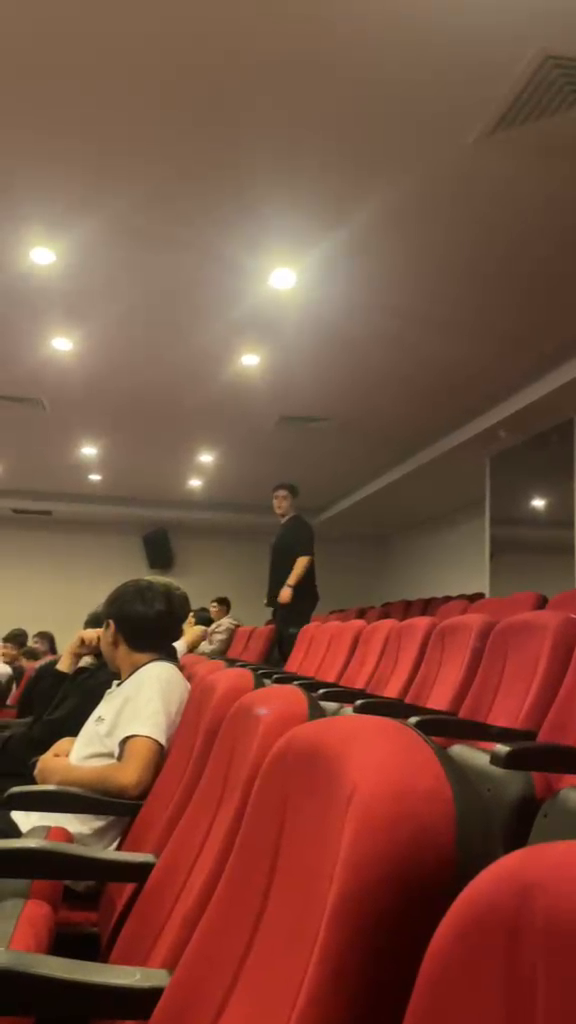
#> input picture frame 76 of opencv/videolar/siir.mp4, 576 x 1024 px, given in place of yimek.mp4, which was not available
$ python lesson3.py
#> lines starting #> are read from the running program, lines starting #| are printed output that depends on the picture
import cv2
import numpy as np

cap = cv2.VideoCapture("videolar/yimek.mp4")

while(cap.isOpened()):
    ret, frame = cap.read()
#> frame is the input picture: shape (1024, 576, 3); mean B, G, R 61.2, 78.2, 122.3
    grey = cv2.cvtColor(frame, cv2.COLOR_BGR2GRAY)
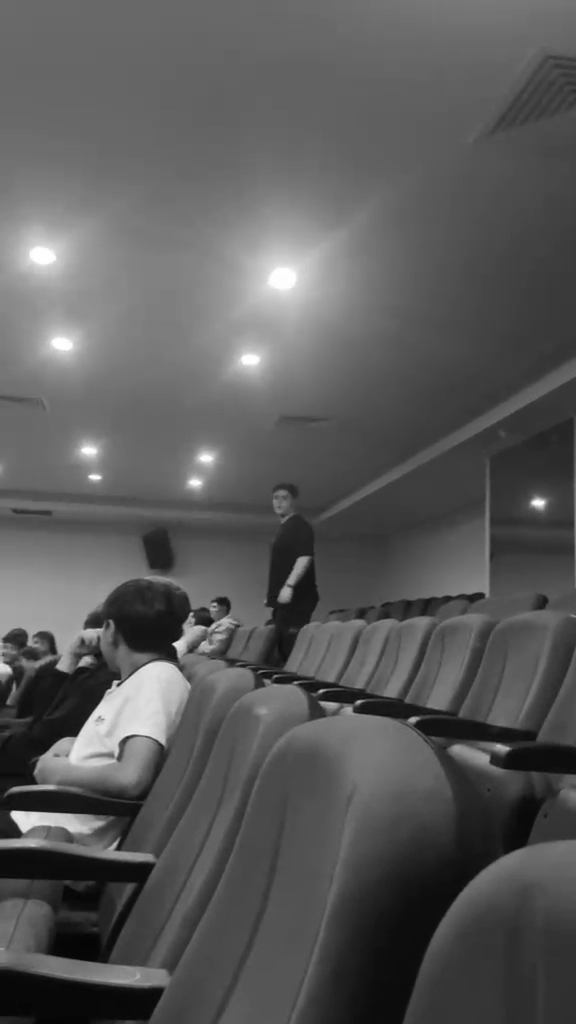
#> grey: shape (1024, 576); min 3, max 255, mean 89.5
    cv2.imshow("pencereee", grey)

    if(cv2.waitKey(1) == ord("q")):
#> (key q is pressed here)
        break

cap.release()
cv2.destroyAllWindows()

$ run again, starting later in the video
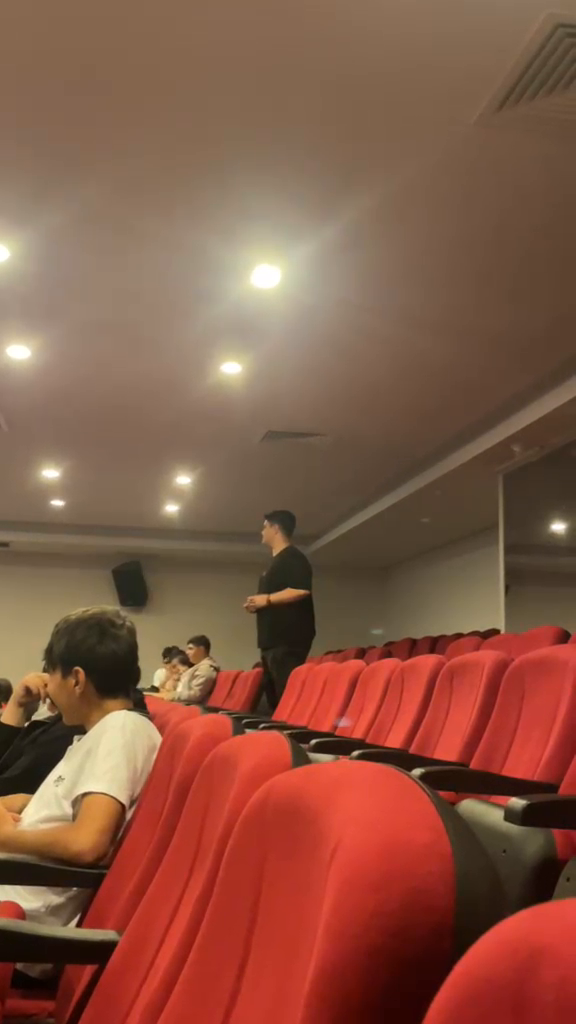
#> input picture frame 344 of opencv/videolar/siir.mp4, 576 x 1024 px, given in place of yimek.mp4, which was not available
#> frame is the input picture: shape (1024, 576, 3); mean B, G, R 68, 87.4, 134.3
#> `grey = cv2.cvtColor(frame, cv2.COLOR_BGR2GRAY)`:
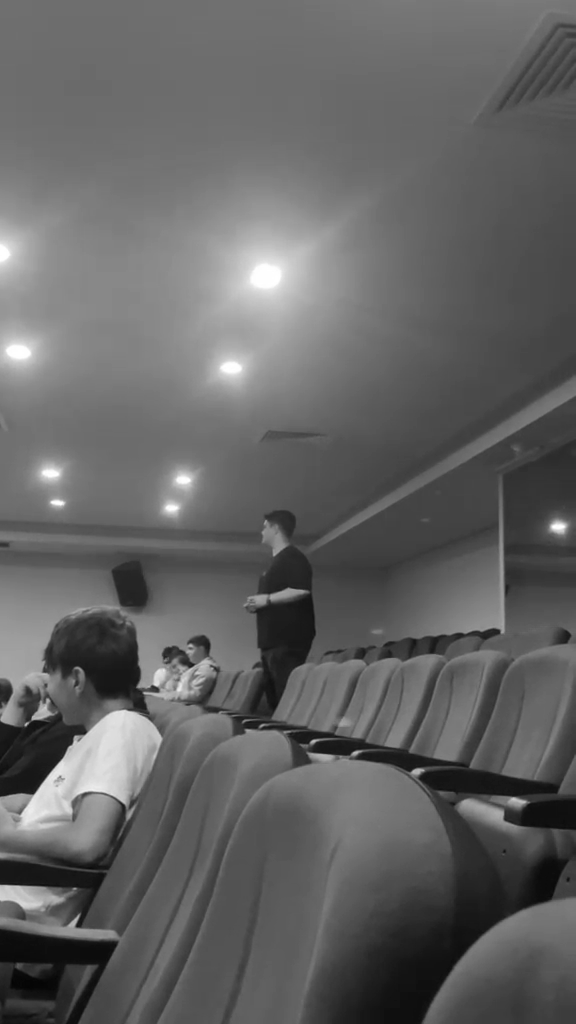
#> grey: shape (1024, 576); min 4, max 255, mean 99.2

$ run again, starting later in the video
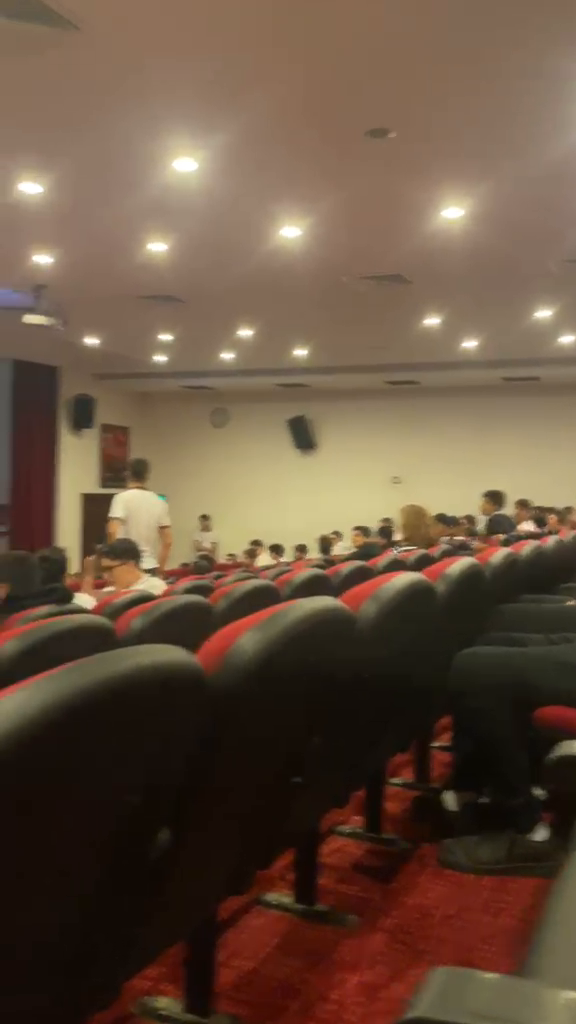
#> input picture frame 612 of opencv/videolar/siir.mp4, 576 x 1024 px, given in place of yimek.mp4, which was not available
#> frame is the input picture: shape (1024, 576, 3); mean B, G, R 63.6, 82, 103.4
#> `grey = cv2.cvtColor(frame, cv2.COLOR_BGR2GRAY)`:
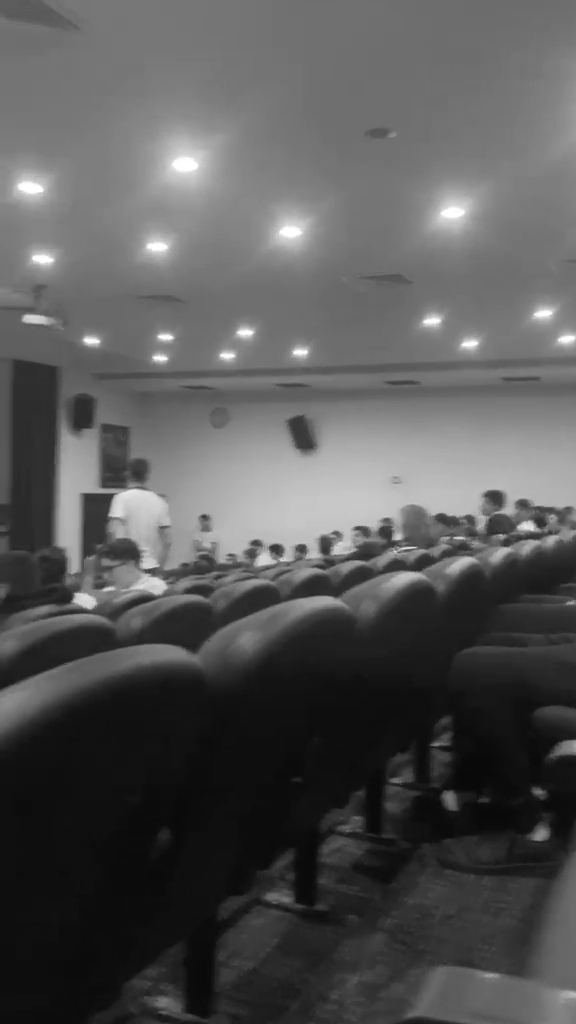
#> grey: shape (1024, 576); min 8, max 255, mean 86.4
